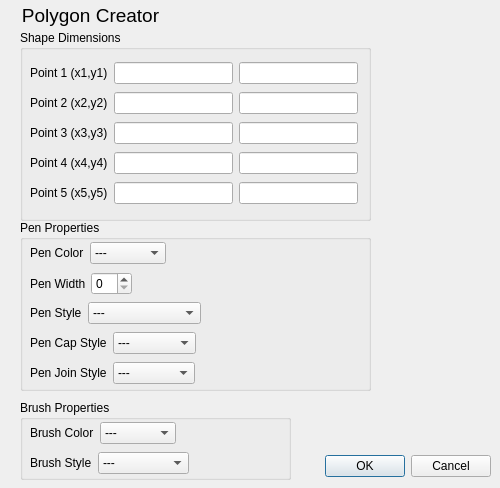
<?xml version="1.0" encoding="UTF-8"?>
<ui version="4.0">
 <class>addPolygon</class>
 <widget class="QDialog" name="addPolygon">
  <property name="geometry">
   <rect>
    <x>0</x>
    <y>0</y>
    <width>500</width>
    <height>488</height>
   </rect>
  </property>
  <property name="windowTitle">
   <string>Dialog</string>
  </property>
  <widget class="QDialogButtonBox" name="buttonBox">
   <property name="geometry">
    <rect>
     <x>150</x>
     <y>450</y>
     <width>341</width>
     <height>32</height>
    </rect>
   </property>
   <property name="orientation">
    <enum>Qt::Horizontal</enum>
   </property>
   <property name="standardButtons">
    <set>QDialogButtonBox::Cancel|QDialogButtonBox::Ok</set>
   </property>
  </widget>
  <widget class="QLabel" name="title">
   <property name="geometry">
    <rect>
     <x>-10</x>
     <y>0</y>
     <width>201</width>
     <height>31</height>
    </rect>
   </property>
   <property name="text">
    <string>&lt;html&gt;&lt;head/&gt;&lt;body&gt;&lt;p align=&quot;center&quot;&gt;&lt;span style=&quot; font-size:14pt;&quot;&gt;Polygon Creator&lt;/span&gt;&lt;/p&gt;&lt;/body&gt;&lt;/html&gt;</string>
   </property>
  </widget>
  <widget class="QGroupBox" name="shapeDimensions">
   <property name="geometry">
    <rect>
     <x>20</x>
     <y>30</y>
     <width>351</width>
     <height>191</height>
    </rect>
   </property>
   <property name="title">
    <string>Shape Dimensions</string>
   </property>
   <widget class="QWidget" name="layoutWidget">
    <property name="geometry">
     <rect>
      <x>10</x>
      <y>30</y>
      <width>328</width>
      <height>26</height>
     </rect>
    </property>
    <layout class="QHBoxLayout" name="horizontalLayout">
     <item>
      <widget class="QLabel" name="point">
       <property name="text">
        <string>Point 1 (x1,y1)</string>
       </property>
      </widget>
     </item>
     <item>
      <widget class="QLineEdit" name="x1_2"/>
     </item>
     <item>
      <widget class="QLineEdit" name="y1_2"/>
     </item>
    </layout>
   </widget>
   <widget class="QWidget" name="layoutWidget_3">
    <property name="geometry">
     <rect>
      <x>10</x>
      <y>60</y>
      <width>328</width>
      <height>26</height>
     </rect>
    </property>
    <layout class="QHBoxLayout" name="horizontalLayout_2">
     <item>
      <widget class="QLabel" name="point_2">
       <property name="text">
        <string>Point 2 (x2,y2)</string>
       </property>
      </widget>
     </item>
     <item>
      <widget class="QLineEdit" name="x2_2"/>
     </item>
     <item>
      <widget class="QLineEdit" name="y2_2"/>
     </item>
    </layout>
   </widget>
   <widget class="QWidget" name="layoutWidget_4">
    <property name="geometry">
     <rect>
      <x>10</x>
      <y>90</y>
      <width>328</width>
      <height>26</height>
     </rect>
    </property>
    <layout class="QHBoxLayout" name="horizontalLayout_13">
     <item>
      <widget class="QLabel" name="point_6">
       <property name="text">
        <string>Point 3 (x3,y3)</string>
       </property>
      </widget>
     </item>
     <item>
      <widget class="QLineEdit" name="x3_2"/>
     </item>
     <item>
      <widget class="QLineEdit" name="y3_2"/>
     </item>
    </layout>
   </widget>
   <widget class="QWidget" name="layoutWidget_5">
    <property name="geometry">
     <rect>
      <x>10</x>
      <y>120</y>
      <width>328</width>
      <height>26</height>
     </rect>
    </property>
    <layout class="QHBoxLayout" name="horizontalLayout_14">
     <item>
      <widget class="QLabel" name="point_7">
       <property name="text">
        <string>Point 4 (x4,y4)</string>
       </property>
      </widget>
     </item>
     <item>
      <widget class="QLineEdit" name="x4_2"/>
     </item>
     <item>
      <widget class="QLineEdit" name="y4_2"/>
     </item>
    </layout>
   </widget>
   <widget class="QWidget" name="layoutWidget_6">
    <property name="geometry">
     <rect>
      <x>10</x>
      <y>150</y>
      <width>328</width>
      <height>26</height>
     </rect>
    </property>
    <layout class="QHBoxLayout" name="horizontalLayout_15">
     <item>
      <widget class="QLabel" name="point_8">
       <property name="text">
        <string>Point 5 (x5,y5)</string>
       </property>
      </widget>
     </item>
     <item>
      <widget class="QLineEdit" name="x5_2"/>
     </item>
     <item>
      <widget class="QLineEdit" name="y5_2"/>
     </item>
    </layout>
   </widget>
  </widget>
  <widget class="QGroupBox" name="penProperties">
   <property name="geometry">
    <rect>
     <x>20</x>
     <y>220</y>
     <width>351</width>
     <height>171</height>
    </rect>
   </property>
   <property name="title">
    <string>Pen Properties</string>
   </property>
   <widget class="QWidget" name="layoutWidget">
    <property name="geometry">
     <rect>
      <x>10</x>
      <y>20</y>
      <width>136</width>
      <height>26</height>
     </rect>
    </property>
    <layout class="QHBoxLayout" name="horizontalLayout_4">
     <item>
      <widget class="QLabel" name="penColor">
       <property name="text">
        <string>Pen Color</string>
       </property>
      </widget>
     </item>
     <item>
      <widget class="QComboBox" name="penColorBox">
       <item>
        <property name="text">
         <string>---</string>
        </property>
       </item>
       <item>
        <property name="text">
         <string>White</string>
        </property>
       </item>
       <item>
        <property name="text">
         <string>Black</string>
        </property>
       </item>
       <item>
        <property name="text">
         <string>Red</string>
        </property>
       </item>
       <item>
        <property name="text">
         <string>Green</string>
        </property>
       </item>
       <item>
        <property name="text">
         <string>Blue</string>
        </property>
       </item>
       <item>
        <property name="text">
         <string>Cyan</string>
        </property>
       </item>
       <item>
        <property name="text">
         <string>Magenta</string>
        </property>
       </item>
       <item>
        <property name="text">
         <string>Yellow</string>
        </property>
       </item>
       <item>
        <property name="text">
         <string>Gray</string>
        </property>
       </item>
      </widget>
     </item>
    </layout>
   </widget>
   <widget class="QWidget" name="layoutWidget">
    <property name="geometry">
     <rect>
      <x>10</x>
      <y>50</y>
      <width>102</width>
      <height>27</height>
     </rect>
    </property>
    <layout class="QHBoxLayout" name="horizontalLayout_5">
     <item>
      <widget class="QLabel" name="penWidth">
       <property name="text">
        <string>Pen Width</string>
       </property>
      </widget>
     </item>
     <item>
      <widget class="QSpinBox" name="penWidthBox">
       <property name="maximum">
        <number>20</number>
       </property>
      </widget>
     </item>
    </layout>
   </widget>
   <widget class="QWidget" name="layoutWidget">
    <property name="geometry">
     <rect>
      <x>10</x>
      <y>80</y>
      <width>171</width>
      <height>26</height>
     </rect>
    </property>
    <layout class="QHBoxLayout" name="horizontalLayout_6">
     <item>
      <widget class="QLabel" name="penStyle">
       <property name="text">
        <string>Pen Style</string>
       </property>
      </widget>
     </item>
     <item>
      <widget class="QComboBox" name="penStyleBox">
       <item>
        <property name="text">
         <string>---</string>
        </property>
       </item>
       <item>
        <property name="text">
         <string>NoPen</string>
        </property>
       </item>
       <item>
        <property name="text">
         <string>SolidLine</string>
        </property>
       </item>
       <item>
        <property name="text">
         <string>DashLine</string>
        </property>
       </item>
       <item>
        <property name="text">
         <string>DotLine</string>
        </property>
       </item>
       <item>
        <property name="text">
         <string>DashDotLine</string>
        </property>
       </item>
       <item>
        <property name="text">
         <string>DashDotDotLine</string>
        </property>
       </item>
      </widget>
     </item>
    </layout>
   </widget>
   <widget class="QWidget" name="layoutWidget">
    <property name="geometry">
     <rect>
      <x>10</x>
      <y>110</y>
      <width>166</width>
      <height>26</height>
     </rect>
    </property>
    <layout class="QHBoxLayout" name="horizontalLayout_7">
     <item>
      <widget class="QLabel" name="penCapStyle">
       <property name="text">
        <string>Pen Cap Style</string>
       </property>
      </widget>
     </item>
     <item>
      <widget class="QComboBox" name="comboBox">
       <item>
        <property name="text">
         <string>---</string>
        </property>
       </item>
       <item>
        <property name="text">
         <string>FlatCap</string>
        </property>
       </item>
       <item>
        <property name="text">
         <string>SquareCap</string>
        </property>
       </item>
       <item>
        <property name="text">
         <string>RoundCap</string>
        </property>
       </item>
      </widget>
     </item>
    </layout>
   </widget>
   <widget class="QWidget" name="layoutWidget">
    <property name="geometry">
     <rect>
      <x>10</x>
      <y>140</y>
      <width>165</width>
      <height>26</height>
     </rect>
    </property>
    <layout class="QHBoxLayout" name="horizontalLayout_8">
     <item>
      <widget class="QLabel" name="penJoinStyle">
       <property name="text">
        <string>Pen Join Style</string>
       </property>
      </widget>
     </item>
     <item>
      <widget class="QComboBox" name="comboBox_2">
       <item>
        <property name="text">
         <string>---</string>
        </property>
       </item>
       <item>
        <property name="text">
         <string>MiterJoin</string>
        </property>
       </item>
       <item>
        <property name="text">
         <string>BevelJoin</string>
        </property>
       </item>
       <item>
        <property name="text">
         <string>RoundJoin</string>
        </property>
       </item>
      </widget>
     </item>
    </layout>
   </widget>
  </widget>
  <widget class="QGroupBox" name="brushProperties">
   <property name="geometry">
    <rect>
     <x>20</x>
     <y>400</y>
     <width>271</width>
     <height>80</height>
    </rect>
   </property>
   <property name="title">
    <string>Brush Properties</string>
   </property>
   <widget class="QWidget" name="layoutWidget">
    <property name="geometry">
     <rect>
      <x>10</x>
      <y>20</y>
      <width>146</width>
      <height>26</height>
     </rect>
    </property>
    <layout class="QHBoxLayout" name="horizontalLayout_9">
     <item>
      <widget class="QLabel" name="brushColor">
       <property name="text">
        <string>Brush Color</string>
       </property>
      </widget>
     </item>
     <item>
      <widget class="QComboBox" name="comboBox_3">
       <item>
        <property name="text">
         <string>---</string>
        </property>
       </item>
       <item>
        <property name="text">
         <string>White</string>
        </property>
       </item>
       <item>
        <property name="text">
         <string>Black</string>
        </property>
       </item>
       <item>
        <property name="text">
         <string>Red</string>
        </property>
       </item>
       <item>
        <property name="text">
         <string>Green</string>
        </property>
       </item>
       <item>
        <property name="text">
         <string>Blue</string>
        </property>
       </item>
       <item>
        <property name="text">
         <string>Cyan</string>
        </property>
       </item>
       <item>
        <property name="text">
         <string>Magenta</string>
        </property>
       </item>
       <item>
        <property name="text">
         <string>Yellow</string>
        </property>
       </item>
       <item>
        <property name="text">
         <string>Gray</string>
        </property>
       </item>
      </widget>
     </item>
    </layout>
   </widget>
   <widget class="QWidget" name="layoutWidget">
    <property name="geometry">
     <rect>
      <x>10</x>
      <y>50</y>
      <width>159</width>
      <height>26</height>
     </rect>
    </property>
    <layout class="QHBoxLayout" name="horizontalLayout_10">
     <item>
      <widget class="QLabel" name="brushStyle">
       <property name="text">
        <string>Brush Style</string>
       </property>
      </widget>
     </item>
     <item>
      <widget class="QComboBox" name="comboBox_4">
       <item>
        <property name="text">
         <string>---</string>
        </property>
       </item>
       <item>
        <property name="text">
         <string>SolidPattern</string>
        </property>
       </item>
       <item>
        <property name="text">
         <string>HorPattern</string>
        </property>
       </item>
       <item>
        <property name="text">
         <string>VerPattern</string>
        </property>
       </item>
       <item>
        <property name="text">
         <string>NoBrush</string>
        </property>
       </item>
      </widget>
     </item>
    </layout>
   </widget>
  </widget>
 </widget>
 <resources/>
 <connections>
  <connection>
   <sender>buttonBox</sender>
   <signal>accepted()</signal>
   <receiver>addPolygon</receiver>
   <slot>accept()</slot>
   <hints>
    <hint type="sourcelabel">
     <x>248</x>
     <y>254</y>
    </hint>
    <hint type="destinationlabel">
     <x>157</x>
     <y>274</y>
    </hint>
   </hints>
  </connection>
  <connection>
   <sender>buttonBox</sender>
   <signal>rejected()</signal>
   <receiver>addPolygon</receiver>
   <slot>reject()</slot>
   <hints>
    <hint type="sourcelabel">
     <x>316</x>
     <y>260</y>
    </hint>
    <hint type="destinationlabel">
     <x>286</x>
     <y>274</y>
    </hint>
   </hints>
  </connection>
 </connections>
</ui>
